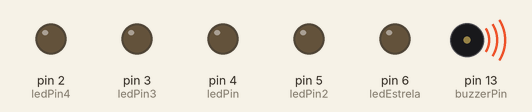
Simulated run of this sketch. Board: Arduino Uno, built with avr-gcc and run on an emulated ATmega328P. Parts: output pins drawn as LEDs (lit = HIGH), buzzer (waves = sounding). Pins used as bus, display or sensor lines are not drawn.

Above: at 0.17 s.
At 1.0 s:
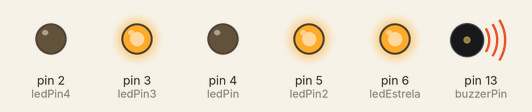
At 11.13 s:
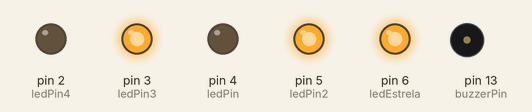
At 20.63 s:
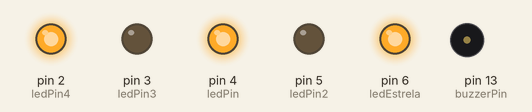
At 39.1 s:
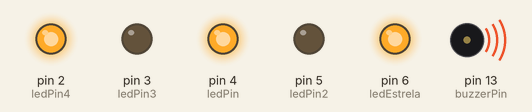
Timing chart, 0 to 40.0 s (numbered marks = the images above):
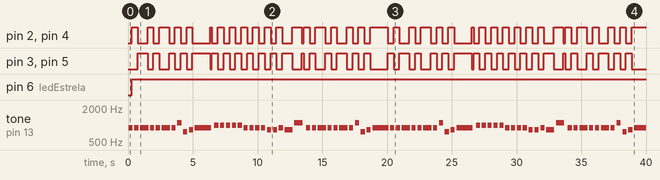

Measured:
- by itself, pin 6 (ledEstrela): LOW → HIGH at 0.30 s
- by itself, pin 2 (ledPin4), pin 4 (ledPin): LOW → HIGH at 0.30 s, → LOW 0.45 s later, → HIGH 0.75 s later, → LOW 0.45 s later, … (75 changes in this stretch)
- by itself, pin 3 (ledPin3), pin 5 (ledPin2): LOW → HIGH at 0.75 s, → LOW 0.75 s later, → HIGH 0.45 s later, → LOW 0.45 s later, … (74 changes in this stretch)

The sketch:

LuzesNatal.ino
```cpp
const int buzzerPin = 13;  //variavel constante para o pino digital referente ao buzzer
#define ledPin 4           //led vermelho
#define ledPin2 5          //led vermelho
#define ledEstrela 6       //led amarelo
#define ledPin3 3          //led verde
#define ledPin4 2          //led verde

//parte da melodia jingle bells
int length = 38;
char notes[] = "eeeeeeegcde fffffeeeeddedg eeeeeeegcde";
int beats[] = { 1, 1, 2, 1, 1, 2, 1, 1, 1, 1, 4, 1, 1, 1, 1, 1, 1, 1, 1, 1, 1, 1, 1, 1, 2, 2, 1, 1, 1, 2, 1, 1, 2, 1, 1, 1, 1, 4 };

int tempo = 300;

boolean ledOnOff = true;

void setup() {
  pinMode(ledPin, OUTPUT);
  pinMode(ledPin2, OUTPUT);
  pinMode(ledPin3, OUTPUT);
  pinMode(ledPin4, OUTPUT);
  pinMode(ledEstrela, OUTPUT);
  pinMode(buzzerPin, OUTPUT);
}

void loop() {
  for (int i = 0; i < length; i++) {
    tocaNota(notes[i], beats[i] * tempo);
    piscaLeds();
    delay(tempo / 2);  //pausa entre notas
  }
}

void tocaNota(char nota, int duracao) {
  char nome[] = { 'c', 'd', 'e', 'f', 'g' };
  int tons[] = { 650, 600, 550, 500, 450 };

  // toca o tom correspondente ao nome da nota
  for (int i = 0; i < 5; i++) {
    if (nome[i] == nota) {
      tocaTom(tons[i], duracao);
    }
  }
}

//piscar dos leds
//o led amarelo fica sempre ligado pois simula a estrela no topo da árvore
void piscaLeds() {
  if (ledOnOff == true) {
    digitalWrite(ledPin, HIGH);  //acende o led
    digitalWrite(ledPin2, LOW);
    digitalWrite(ledPin3, LOW);
    digitalWrite(ledPin4, HIGH);
    digitalWrite(ledEstrela, HIGH);
    ledOnOff = !ledOnOff;  //passa a false

  } else {

    digitalWrite(ledPin, LOW);  //desliga o led
    digitalWrite(ledPin2, HIGH);
    digitalWrite(ledPin3, HIGH);
    digitalWrite(ledPin4, LOW);
    ledOnOff = !ledOnOff;  //passa a true
  }
}

void tocaTom(int tom, int duracao) {
  //duracao *1000L para declarar que duracao é long e não int
  for (long i = 0; i < duracao * 1000L; i = i + tom * 2) {
    digitalWrite(buzzerPin, HIGH);
    delayMicroseconds(tom);
    digitalWrite(buzzerPin, LOW);
    delayMicroseconds(tom);
  }
}
```
